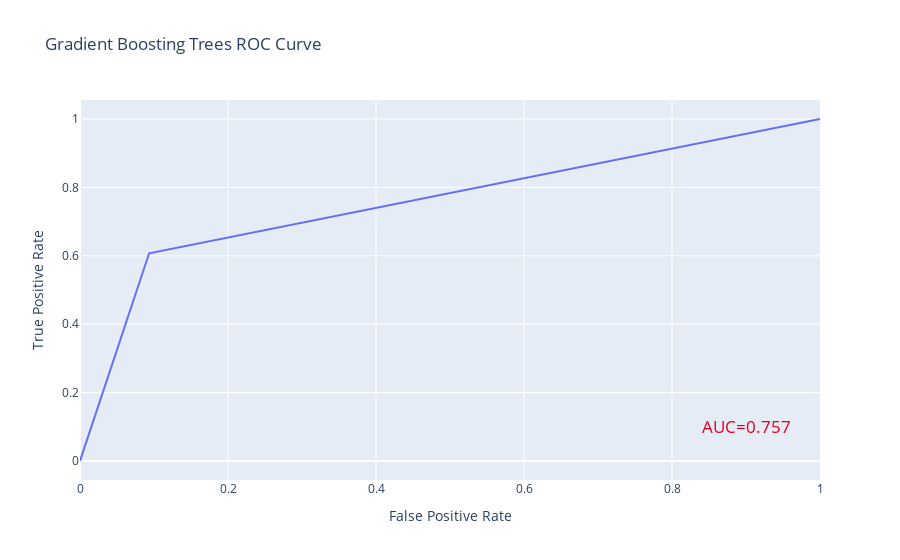

The cell this chart's notebook holds for it:
### Code cell
fig = go.Figure()
fig.add_trace(go.Scatter(x=fpr, y=tpr, mode='lines'))
fig.update_layout(title='Gradient Boosting Trees ROC Curve',
                  xaxis_title='False Positive Rate',
                  yaxis_title='True Positive Rate',
                  annotations=[go.layout.Annotation(x=0.90, y=0.1, showarrow=False,
                                                     text=f'AUC={roc_auc:.3f}',
                                                     font=dict(size=17, color='#E3011E'))])
fig.show()

### Figure 1 — Plotly figure (JSON) as saved in the notebook; plotly's stock layout.template omitted (floating-point values rounded to 4 significant figures)
{"data": [{"mode": "lines", "type": "scatter", "x": [0, 0.09343, 1], "y": [0, 0.6074, 1]}], "layout": {"annotations": [{"font": {"color": "#E3011E", "size": 17}, "showarrow": false, "text": "AUC=0.757", "x": 0.9, "y": 0.1}], "title": {"text": "Gradient Boosting Trees ROC Curve"}, "xaxis": {"title": {"text": "False Positive Rate"}}, "yaxis": {"title": {"text": "True Positive Rate"}}}}
